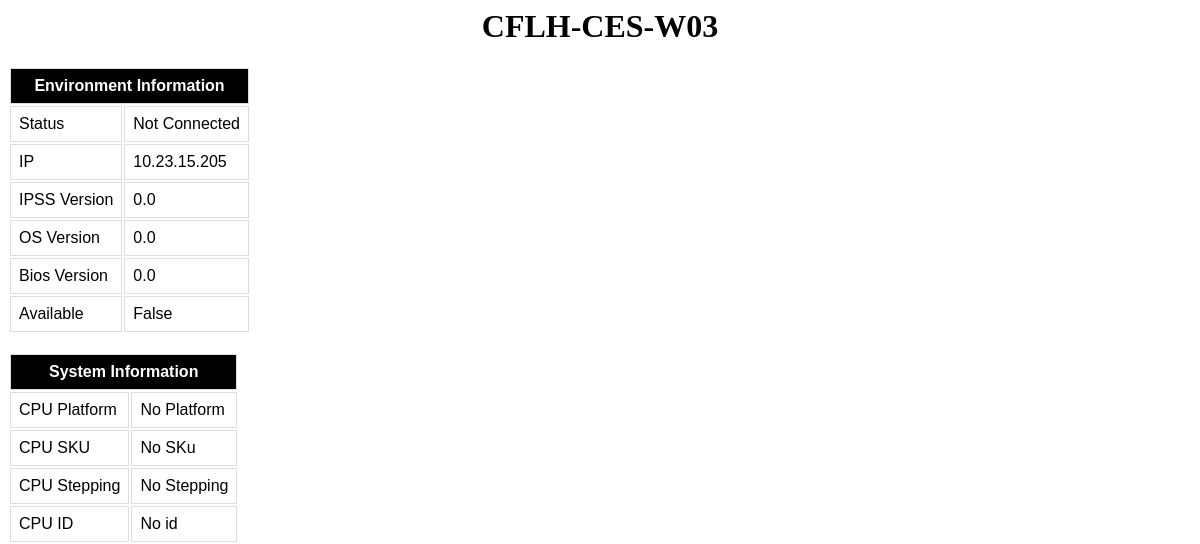
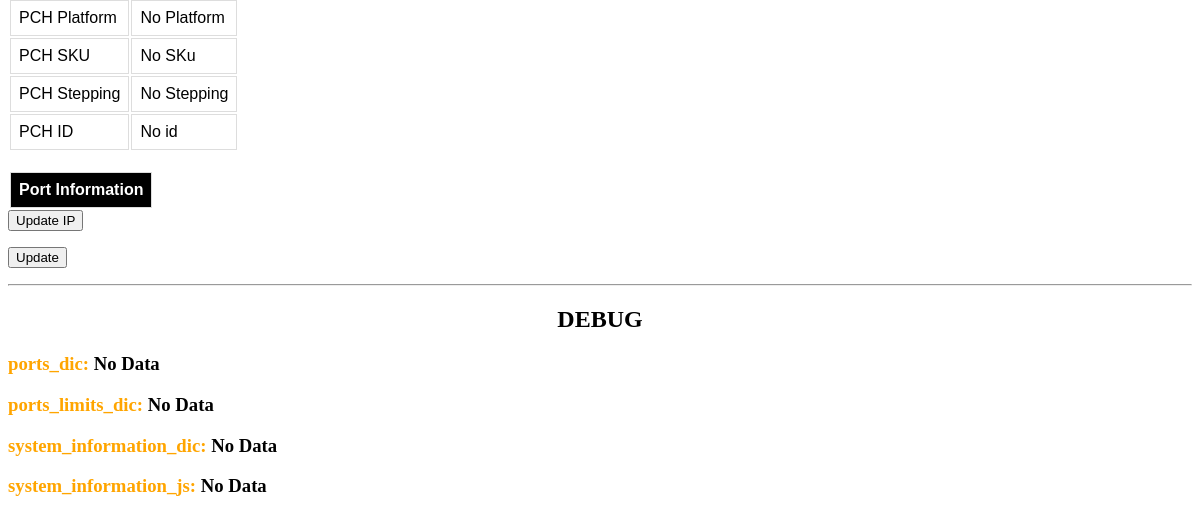
The app's page /polls/targets/10/, older data (2 pictures, top to bottom).
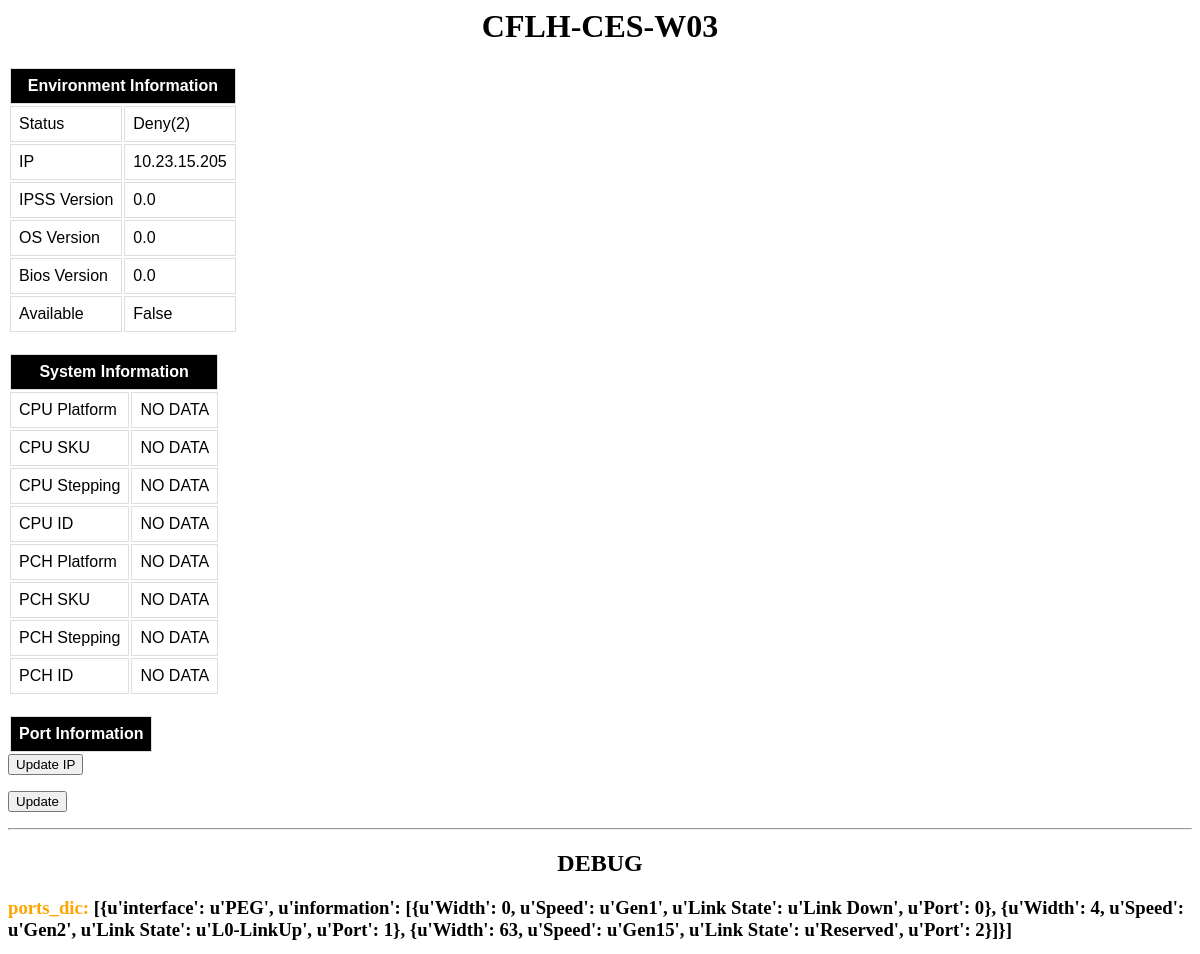
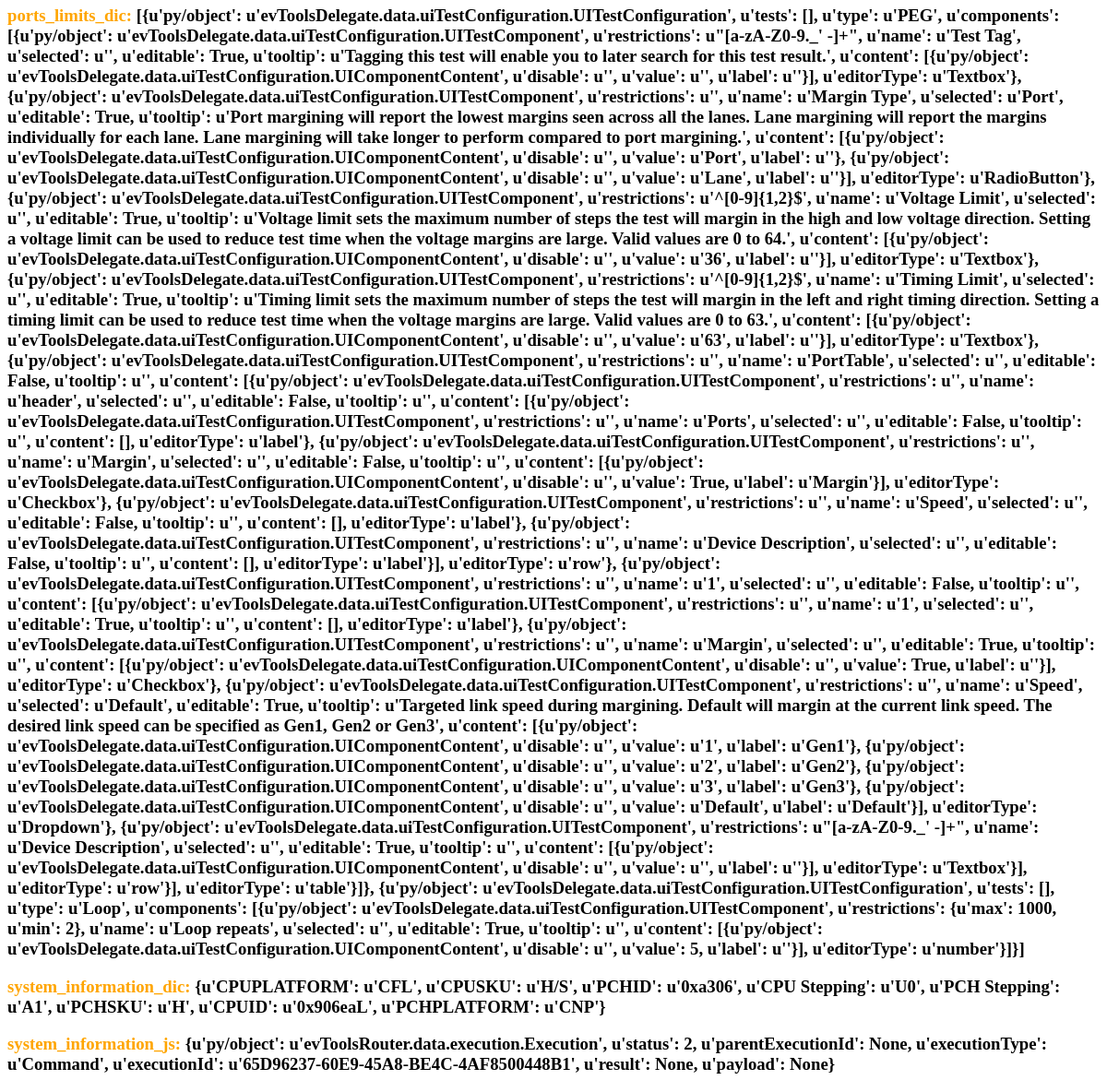
The same page, newer data (2 pictures, top to bottom).
### polls/models.py (models this page shows, shortened)
@python_2_unicode_compatible  # only if you need to support Python 2
class Target(models.Model):
    name = models.CharField(max_length=50,default='No Name')
    IP = models.CharField(max_length=16,default='0.0.0.0')
    available = models.BooleanField(default=False)
    status = models.CharField(max_length=16,default='Not Connected')
    IPSS_version = models.CharField(max_length=50,default='0.0')
    OS = models.CharField(max_length=50,default='0.0')
    bios = models.CharField(max_length=50,default='0.0')
    CPUplatform = models.CharField(max_length=50,default='No Platform')
    CPUSKU = models.CharField(max_length=50,default='No SKu')
    CPUstepping = models.CharField(max_length=50,default='No Stepping')
    CPUid = models.CharField(max_length=50,default='No id')
    PCHplatform = models.CharField(max_length=50,default='No Platform')
    PCHSKU = models.CharField(max_length=50,default='No SKu')
    PCHstepping = models.CharField(max_length=50,default='No Stepping')
    PCHid = models.CharField(max_length=50,default='No id')
    system_information_js = models.CharField(max_length=10000,default='No Data')
    ports_dic = models.CharField(max_length=10000,default='No Data')
    system_information_dic = models.CharField(max_length=10000,default='No Data')
    ports_limits_dic = models.CharField(max_length=10000,default='No Data')
    pub_date = models.DateTimeField('date published')

### polls/views.py (the view)
class TargetDetailView(generic.DetailView):
    model = Target
    template_name = 'polls/targetdetail.html'

### polls/templates/polls/targetdetail.html (shortened to what this page needs)
<h1><center>{{target.name }}</center></h1>
<table>
    <tr>
        <th colspan="2">Environment Information</th>
    </tr>
    <tr>
        <td>Status</td>
        <td>{{target.status}}</td>
    </tr>
    <tr>
        <td>IP</td>
        <td>{{target.IP}}</td>
    </tr>
    <tr>
        <td>IPSS Version</td>
        <td>{{target.IPSS_version}}</td>
    </tr>
    <tr>
        <td>OS Version</td>
        <td>{{target.OS}}</td>
    </tr>
    <tr>
        <td>Bios Version</td>
        <td>{{target.bios}}</td>
    </tr>
    <tr>
        <td>Available</td>
        <td>{{target.available}}</td>
    </tr>
</table>
<table>
    <tr>
        <th colspan="2">System Information</th>
    </tr>
    <tr>
        <td>CPU Platform</td>
        <td>{{target.CPUplatform }}</td>
    </tr>
    <tr>
        <td>CPU SKU</td>
        <td>{{target.CPUSKU}}</td>
    </tr>
    <tr>
        <td>CPU Stepping</td>
        <td>{{target.CPUstepping}}</td>
    </tr>
    <tr>
        <td>CPU ID</td>
        <td>{{target.CPUid}}</td>
    </tr>
    <tr>
        <td>PCH Platform</td>
        <td>{{target.PCHplatform}}</td>
    </tr>
    <tr>
        <td>PCH SKU</td>
        <td>{{target.PCHSKU}}</td>
    </tr>
    <tr>
        <td>PCH Stepping</td>
        <td>{{target.PCHstepping}}</td>
    </tr>
    <tr>
        <td>PCH ID</td>
        <td>{{target.PCHid}}</td>
    </tr>
</table>
<table>
    <tr>
        <th colspan="4">Port Information</th>
    </tr>
</table>
<form action="{% url 'polls:update_IP' target.id %}" method="post">
    <input type="submit" value="Update IP" />
</form>
<form action="{% url 'polls:info_update' target.id %}" method="post">
    <input type="submit" value="Update" />
</form>
<hr>
<h2><center>DEBUG</center></h2>
<h3><font color="orange">ports_dic:</font> {{target.ports_dic }}</h3>
<h3><font color="orange">ports_limits_dic:</font> {{target.ports_limits_dic }}</h3>
<h3><font color="orange">system_information_dic:</font> {{target.system_information_dic }}</h3>
<h3><font color="orange">system_information_js:</font> {{target.system_information_js }}</h3>

### polls/templates/polls/targetdetail.html (style rules this page uses)
table { font-family: arial, sans-serif; }
td, th { border: 1px solid #dddddd; text-align: left; padding: 8px; }
th { background-color: #dddddd; border: 1px solid #dddddd; text-align: center; padding: 8px; }
tr:nth-child(1) th:first-child { background-color: #000; color: #ffffff; border: 1px solid #dddddd; text-align: center; padding: 8px; }

Row changes from the older to the newer data that the page shows:
changed Target "CFLH-CES-W03": status "Not Connected" → "Deny(2)"; CPUplatform "No Platform" → "NO DATA"; CPUSKU "No SKu" → "NO DATA"; CPUstepping "No Stepping" → "NO DATA"; CPUid "No id" → "NO DATA"; PCHplatform "No Platform" → "NO DATA"; PCHSKU "No SKu" → "NO DATA"; PCHstepping "No Stepping" → "NO DATA"; PCHid "No id" → "NO DATA"; ports_dic "No Data" → "[{u'interface': u'PEG', u'information': [{u'Width': 0, u'Speed': u'Gen1', u'Link State': u'Link Down', u'Port': 0}, {u'Width': 4, u'Speed': u'Gen2', u'Link State': u'L0-LinkUp', u'Port': 1}, {u'Width': 63, u'Speed': u'Gen15', u'Link State': u'Reserved', u'Port': 2}]}]"; ports_limits_dic "No Data" → "[{u'py/object': u'evToolsDelegate.data.uiTestConfiguration.UITestConfiguration', u'tests': [], u'type': u'PEG', u'components': [{u'py/object': u'evToolsDelegate.data.uiTestConfiguration.UITestComponent', u'restrictions': u\"[a-zA-Z0-9._' -]+\", u'name': u'Test Tag', u'selected': u'', u'editable': True, u'tooltip': u'Tagging this test will enable you to later search for this test result.', u'content': [{u'py/object': u'evToolsDelegate.data.uiTestConfiguration.UIComponentContent', u'disable': u'', u'value': u'', u'label': u''}], u'editorType': u'Textbox'}, {u'py/object': u'evToolsDelegate.data.uiTestConfiguration.UITestComponent', u'restrictions': u'', u'name': u'Margin Type', u'selected':…"; system_information_dic "No Data" → "{u'CPUPLATFORM': u'CFL', u'CPUSKU': u'H/S', u'PCHID': u'0xa306', u'CPU Stepping': u'U0', u'PCH Stepping': u'A1', u'PCHSKU': u'H', u'CPUID': u'0x906eaL', u'PCHPLATFORM': u'CNP'}"; system_information_js "No Data" → "{u'py/object': u'evToolsRouter.data.execution.Execution', u'status': 2, u'parentExecutionId': None, u'executionType': u'Command', u'executionId': u'65D96237-60E9-45A8-BE4C-4AF8500448B1', u'result': None, u'payload': None}"
